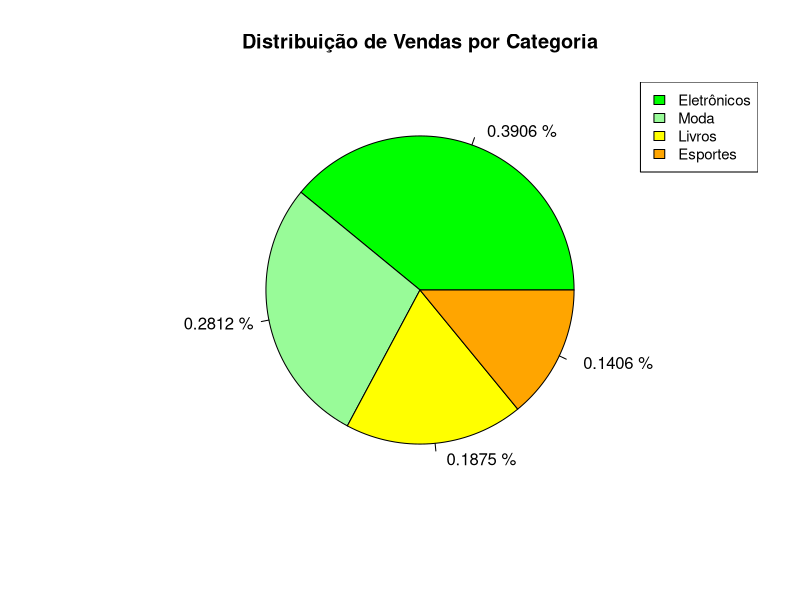

The R source for this figure:
## GRÁFICO EM SETORES (ou gráfico de pizza) ==============================
# Usado para apresentação de dados Qualitativos.

categorias <- c("Eletrônicos", "Moda", "Livros", "Esportes")
vendas <- c(2500, 1800, 1200, 900)

labs <- paste(" ", round(vendas / sum(vendas), 4), "%")

pie(vendas,
    labels = labs,
    main = "Distribuição de Vendas por Categoria",
    col = c("green", "palegreen", "yellow", "orange")
)

legend("topright",
    legend = categorias,
    fill = c("green", "palegreen", "yellow", "orange"),
    cex = 0.9, bty = "y"
)
